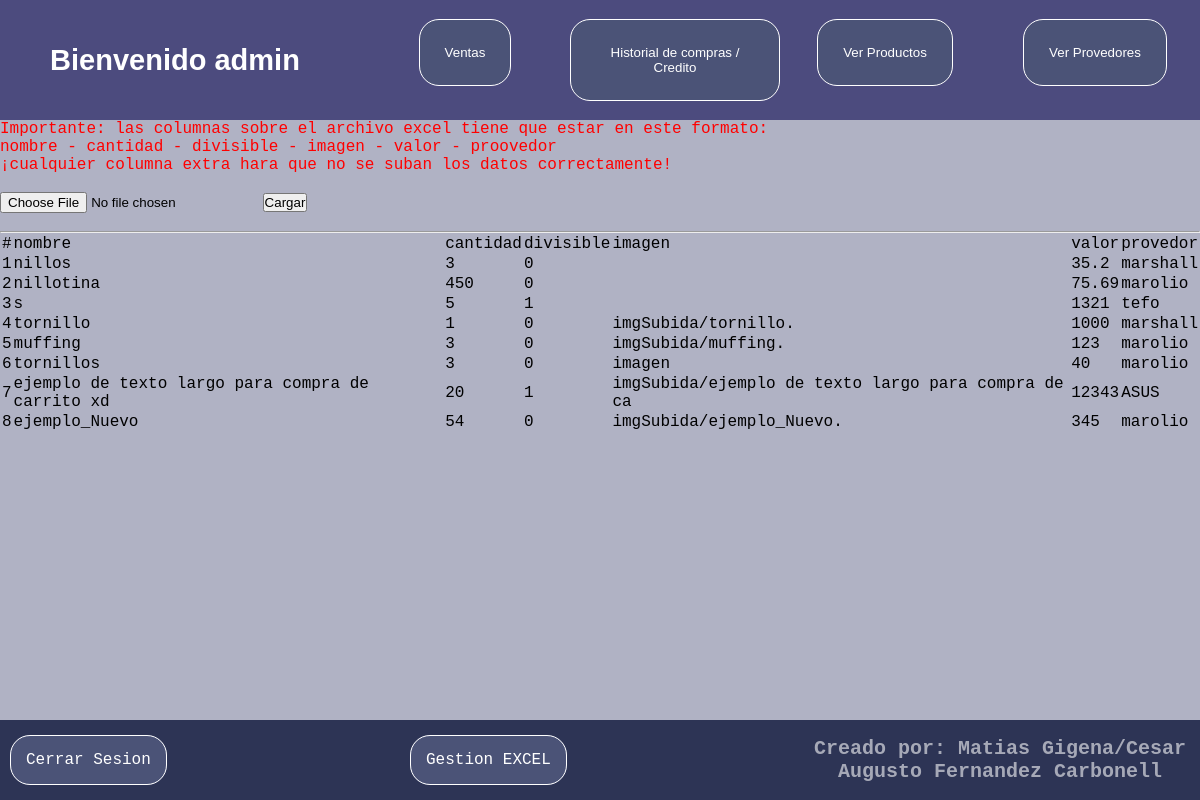
Page /gestion/gestionBD.php (signed in) on the committed database.
### tables this page shows
CREATE TABLE `productos` (
  `id` int(11) NOT NULL,
  `codigoProducto` int(10) DEFAULT NULL,
  `nombre` varchar(150) NOT NULL,
  `cantidadMinima` int(10) DEFAULT NULL,
  `cantidad` int(50) NOT NULL,
  `divisible` float NOT NULL,
  `imagen` varchar(50) NOT NULL,
  `valor` float NOT NULL,
  `multiplicador` int(10) DEFAULT NULL,
  `tipo` varchar(20) DEFAULT NULL,
  `provedor` varchar(50) NOT NULL,
  `obs` varchar(20) DEFAULT NULL
);

### gestion/gestionBD.php (the view, shortened to what this page needs)
<!DOCTYPE html>
<html lang="en">
<head>
    <link rel="stylesheet" type="text/css" href="../css/colors.css">
    <link rel="stylesheet" type="text/css" href="../css/index.css">
    <link rel="stylesheet" type="text/css" href="../css/header.css">
    <link rel="stylesheet" type="text/css" href="../css/footer.css">
</head>
<body>
    <header>
    <div id="usuario">
    <?php
    include("../gestion/conexion.php");
    if(empty($_SESSION["usuario"])){
        header("Location: ../gestion/iniciarSesion.php");
    }
    else{
        echo "<h2>Bienvenido ".$_SESSION["usuario"]."</h2>";
    }
    ?>
    </div>
    <div id="botonera">
        <form action="../gestion/ventas.php" method="post">
            <button class="boton" type="submit">Ventas</button>
        </form>
        <form action="../gestion/credito.php" method="post">
            <button class="boton" type="submit">Historial de compras / Credito</button>
        </form>
        <form action="../gestion/productos.php" method="post">
            <button class="boton" type="submit">Ver Productos</button>
        </form>
        <form action="../gestion/provedores.php" method="post">
            <button class="boton" type="submit">Ver Provedores</button>
        </form>
    </div>
    </header>
    <p style="color:red;">Importante: las columnas sobre el archivo excel tiene que estar en este formato: </p>
    <p style="color:red;">  nombre - cantidad - divisible - imagen - valor - proovedor  </p>
    <p style="color:red;">¡cualquier columna extra hara que no se suban los datos correctamente!  </p>
    <br>
    <form class="" action="" method="post" enctype="multipart/form-data">
		<input type="file" name="excel" required value="">
		<button type="submit" name="import">Cargar</button>
	</form>
    <br>
		<hr>
		<table>
			<tr>
				<td>#</td>
				<td>nombre</td>
				<td>cantidad</td>
				<td>divisible</td>
                <td>imagen</td>
                <td>valor</td>
                <td>provedor</td>
			</tr>
			<?php
			$i = 1;
			$rows = mysqli_query($conexion, "SELECT * FROM productos");
			foreach($rows as $row) :
			?>
			<tr>
				<td> <?php echo $i++; ?> </td>
				<td> <?php echo $row["nombre"]; ?>  </td>
				<td> <?php echo $row["cantidad"]; ?>  </td>
				<td> <?php echo $row["divisible"]; ?>  </td>
                <td> <?php echo $row["imagen"]; ?>  </td>
                <td> <?php echo $row["valor"]; ?>  </td>
                <td> <?php echo $row["provedor"]; ?>  </td>
			</tr>
			<?php endforeach; ?>
		</table>
<footer>
    <div id="regresoFoot">
        <a href='../gestion/cerrarSesion.php' class='vuelta'>Cerrar Sesion</a>
    </div>
    <?php
        if (isset($_SESSION["usuario"]) && $_SESSION["estado"] == "administrador") {
            echo "<div id='regresoFoot'>
                    <a href='../gestion/gestionBD.php' class='vuelta'>Gestion EXCEL</a>
                  </div>";
        }
    ?>
    <div id="marcaDagua">
        <h4>Creado por: Matias Gigena/Cesar Augusto Fernandez Carbonell</h4>
    </div>
</footer>
</body>
</html>

### css/colors.css (style rules this page uses)
:root { --bg-color:#b0b2c4; --bg-secondary-color:#2d3455; --primary-color:#5c69ac; --secondary-color:#44528b; --header-bg:#4c4b7e; --header-letter:#ffffff; --letter-hover:#2f73da; --bt-letter:#ffffff; --bt-bg:#4b5377; }

### css/index.css (style rules this page uses)
* { margin: 0px; padding: 0px; }
body { font-family: monospace; font-size: 16px; background-color: var(--bg-color); }

### css/header.css (style rules this page uses)
header { font-family:Verdana, Geneva, Tahoma, sans-serif; background-color:var(--header-bg); top: 0; position: sticky; z-index: 10; height: 120px; display: flex; justify-content: center; align-items: center; }
#usuario h2 { vertical-align: middle; font-size: 29px; text-align: center; color: var(--header-letter); width: 350px; }
#botonera { margin-left: 10px; display: grid; justify-items: center; grid-template-columns: repeat(4,1fr); }
.boton { cursor: pointer; border-radius: 20px; border: 1px solid rgb(255, 255, 255); background-color: var(--bt-bg); color: var(--bt-letter); padding: 25px; }

### css/footer.css (style rules this page uses)
footer { background-color: var(--bg-secondary-color); height: 80px; position: absolute; bottom: 0; width: 100%; display: grid; grid-template-columns: 1fr 1fr 1fr; justify-content: center; align-items: center; }
#regresoFoot { margin-left: 10px; }
#regresoFoot a { border-radius: 20px; text-decoration: none; color: var(--bt-letter); padding: 15px; border: 1px solid rgb(255, 255, 255); background-color: var(--bt-bg); }
#marcaDagua { color: rgba(255, 255, 255, 0.582); font-size: 20px; text-align: center; }

### rows in the picture
productos: nombre "nillos", cantidad "3", divisible "0", valor "35.2", provedor "marshall"
productos: nombre "nillotina", cantidad "450", divisible "0", valor "75.69", provedor "marolio"
productos: nombre "s", cantidad "5", divisible "1", valor "1321", provedor "tefo"
productos: nombre "tornillo", cantidad "1", divisible "0", imagen "imgSubida/tornillo.", valor "1000", provedor "marshall"
productos: nombre "muffing", cantidad "3", divisible "0", imagen "imgSubida/muffing.", valor "123", provedor "marolio"
productos: nombre "tornillos", cantidad "3", divisible "0", imagen "imagen", valor "40", provedor "marolio"
productos: nombre "ejemplo de texto largo para compra de carrito xd", cantidad "20", divisible "1", imagen "imgSubida/ejemplo de texto largo para compra de ca", valor "12343", provedor "ASUS"
productos: nombre "ejemplo_Nuevo", cantidad "54", divisible "0", imagen "imgSubida/ejemplo_Nuevo.", valor "345", provedor "marolio"

### other values in the picture
$_SESSION["usuario"] "admin"
